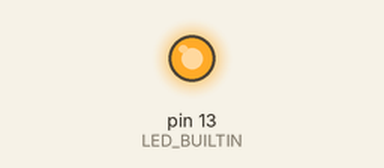
A sketch run on a simulated Arduino Uno, built with avr-gcc and run on an emulated ATmega328P. Shown: output pins drawn as LEDs (lit = HIGH). What the sketch prints to the serial monitor is not drawn.

Above: at 0.1 s.
At 3.1 s:
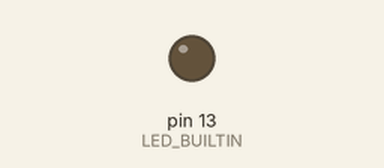
Timing chart, 0 to 12.5 s (numbered marks = the images above):
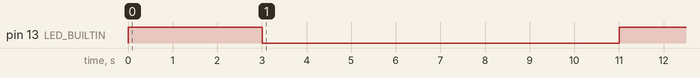

The sketch:

ifEjemplo02.ino
```cpp
// variable booleana
// la inicializamos falsa
bool prendido = false;

// despues de 3 segundos
// el led se apague

void setup() {
  // put your setup code here, to run once:

  // abrir puerto serial
  Serial.begin(9600);


  // hacer que una patita sea output, salida
  // usamos la constante incluida en Arduino
  // LED_BUILTIN, porque sabe donde esta el LED interno
  pinMode(LED_BUILTIN, OUTPUT);
}

void loop() {
  // put your main code here, to run repeatedly:


  // que solamente este prendido
  // en los primeros 3 segundos
  // cuando creen variables millis()
  // siempre declararlas con unsigned long

  unsigned long segundos = millis() / 1000;

  if (segundos < 3  ) {
    prendido = true;
  } else if ( segundos > 10) {
    prendido = true;
  } else {
    prendido = false;
  }

  digitalWrite(LED_BUILTIN, prendido);

  Serial.println(millis() / 1000);
}
```

Measured:
- by itself, pin 13 (LED_BUILTIN): LOW → HIGH at 0.00 s, → LOW 3.0 s later, → HIGH 8.0 s later
